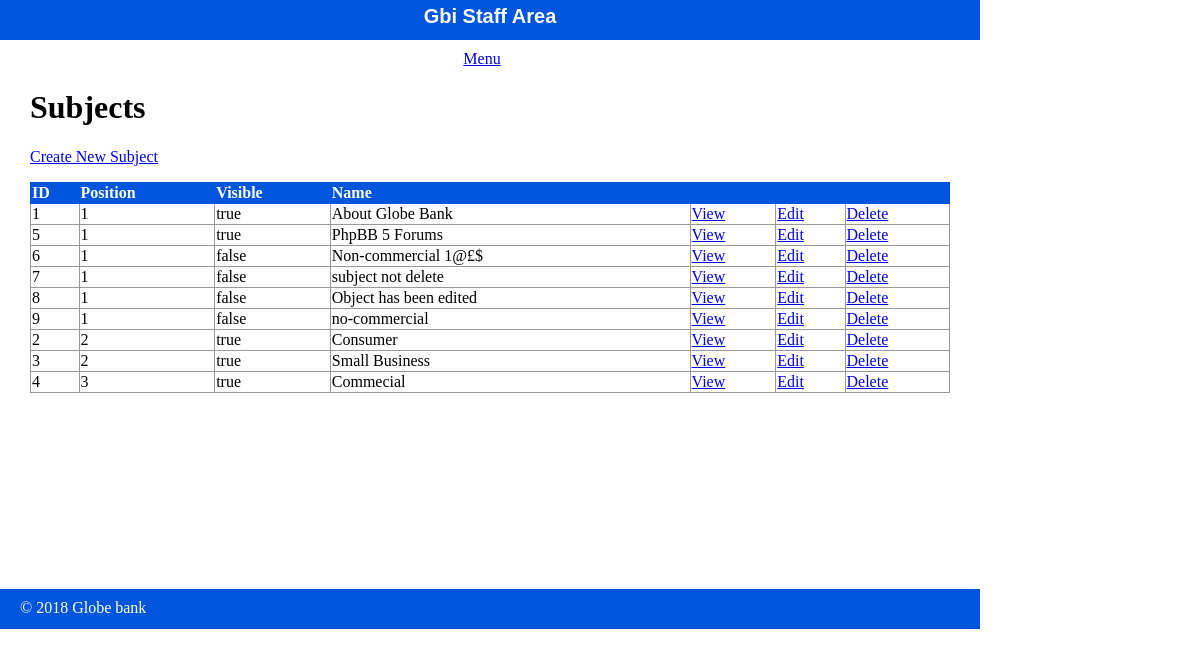
Before: /staff/subjects/index.php with the older database file.
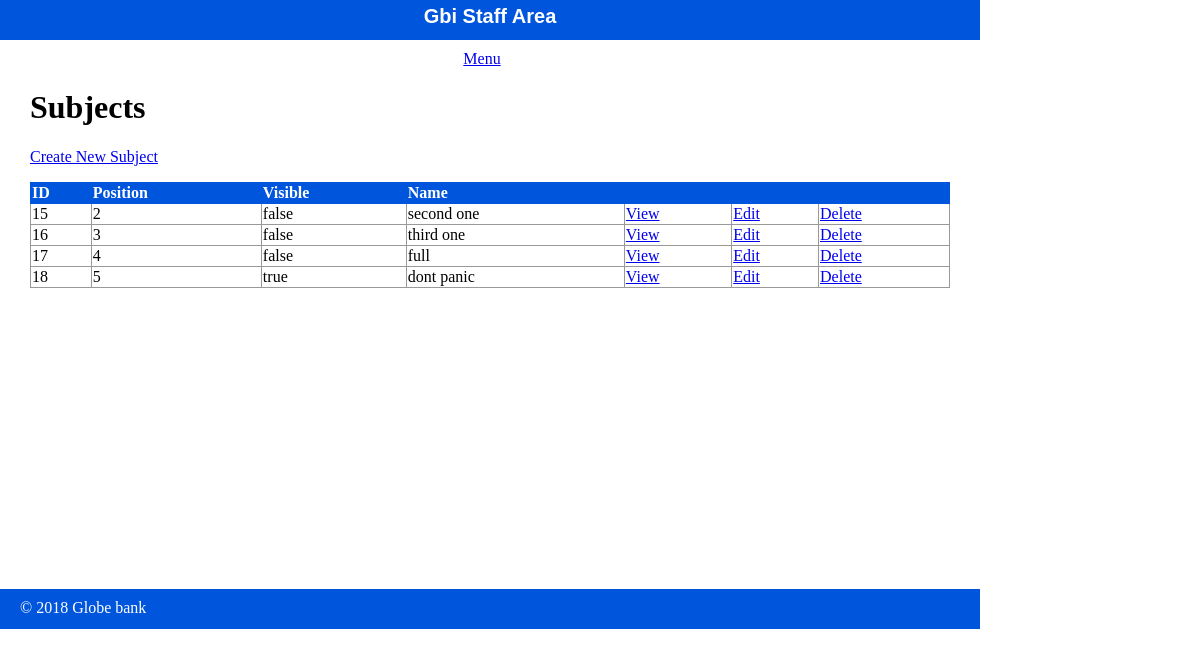
After: the same page with the newer database file.
### tables this page shows
CREATE TABLE `subjects` (
  `id` int(11) NOT NULL,
  `menu_name` varchar(255) DEFAULT NULL,
  `position` int(3) DEFAULT NULL,
  `visible` tinyint(1) DEFAULT NULL
);

### private/functions.php (called while the page is built, shortened)
<?php
function url_for($script_path){
  if($script_path[0] != '/'){
    $script_path = "/" . $script_path;
  }
  return WWW_ROOT . $script_path;
}
function u($string=""){
  return urlencode($string);
}
function h($string=""){
  return htmlspecialchars($string);
}
?>

### private/query_functions.php (called while the page is built, shortened)
<?php
  function find_all_subjects(){
    global $db;
    $sql = "SELECT * FROM subjects ";
    $sql .="ORDER BY position ASC";
    $result = mysqli_query($db, $sql);
    return $result;
  }
 ?>

### public/staff/subjects/index.php (the view, shortened to what this page needs)
<?php
  $subject_set = find_all_subjects();
?>
<?php include(SHARED_PATH . '/staff_header.php'); ?>
<div id="content">
  <div class="subjects listing">
    <h1>Subjects</h1>
    <div class="actions">
      <a class="action" href="<?php echo url_for('/staff/subjects/new.php');?> ">Create New Subject</a>
    </div>
    <table class="list">
      <tr>
        <th>ID</th>
        <th>Position</th>
        <th>Visible</th>
        <th>Name</th>
        <th>&nbsp;</th>
        <th>&nbsp;</th>
        <th>&nbsp;</th>
      </tr>
      <?php while($subject = mysqli_fetch_assoc($subject_set)){ ?>
        <tr>
          <td><?php echo h($subject['id']); ?> </td>
          <td><?php echo h($subject['position']); ?> </td>
          <td><?php echo h($subject['visible']) == 1 ? 'true' :'false'; ?></td>
          <td><?php echo h($subject['menu_name']); ?></td>
          <td>  <a class="action" href="<?php echo
          url_for('/staff/subjects/show.php?id=' . h(u($subject['id']))); ?> ">View</a></td>
          <td>  <a class="action" href="<?php echo url_for('/staff/subjects/edit.php?id=' . h(u($subject['id'])));
          ?> ">Edit</a></td>
          <td>  <a class="action" href=" <?php echo url_for('staff/subjects/delete.php?id=' . h(u($subject['id']))); ?> ">Delete</a></td>
        </tr>
      <?php } ?>
    </table>
  </div>
</div>
<?php include(SHARED_PATH . '/staff_footer.php'); ?>

### private/shared/staff_header.php (shortened to what this page needs)
<!DOCTYPE html>
<html>
  <head>
    <link rel="stylesheet" media="all" href=" <?php echo url_for('/stylesheets/staff.css'); ?> ">
  </head>
  <body>
    <header>
      <h1>Gbi Staff Area</h1>
    </header>
    <navigation>
        <ul>
          <li> <a href="<?php echo url_for('/staff/index.php'); ?> ">Menu</a> </li>
        </ul>
    </navigation>

### private/shared/staff_footer.php (shortened to what this page needs)
<footer>
  &copy; <?php echo date('Y'); ?> Globe bank
</footer>
</body>
</html>

### public/stylesheets/staff.css (style rules this page uses)
html { height: 100%; width: 100%; }
body { height: 980px; width: 100%; margin: 0; padding: 0; }
header { width: 980px; height: 40px; margin: 0 0 10px 0; padding: 0; background: #0055DD; color: white; }
header h1 { margin: 0; padding: 5px; font-size: 20px; font-family: Verdana, Arial, Helvetica, sans-serif; text-align: center; }
navigation { width: 980px; margin: 0; padding: 0; text-align: center; }
navigation ul { width: 980px; list-style: none; padding: 0; margin: 0; }
navigation ul li { display: inline; margin-right: 1em; }
#content { width: 920px; min-height: 500px; padding: 0 30px; }
footer { width: 940px; height: 20px; margin: 0 0 10px 0; padding: 10px 20px; background: #0055DD; color: white; }
.actions { margin-bottom: 1em; }
table { border-collapse: collapse; vertical-align: top; }
table.list { width: 100%; }
table.list tr td { border: 1px solid #999999; }
table.list tr th { border: 1px solid #0055DD; background: #0055DD; color: white; text-align: left; }

Changed rows visible on the page:
removed subjects: id "1", position "1", visible "true", menu_name "About Globe Bank"
removed subjects: id "5", position "1", visible "true", menu_name "PhpBB 5 Forums"
removed subjects: id "6", position "1", visible "false", menu_name "Non-commercial 1@£$"
removed subjects: id "7", position "1", visible "false", menu_name "subject not delete"
removed subjects: id "8", position "1", visible "false", menu_name "Object has been edited"
removed subjects: id "9", position "1", visible "false", menu_name "no-commercial"
removed subjects: id "2", position "2", visible "true", menu_name "Consumer"
removed subjects: id "3", position "2", visible "true", menu_name "Small Business"
removed subjects: id "4", position "3", visible "true", menu_name "Commecial"
added subjects: id "15", position "2", visible "false", menu_name "second one"
added subjects: id "16", position "3", visible "false", menu_name "third one"
added subjects: id "17", position "4", visible "false", menu_name "full"
added subjects: id "18", position "5", visible "true", menu_name "dont panic"
